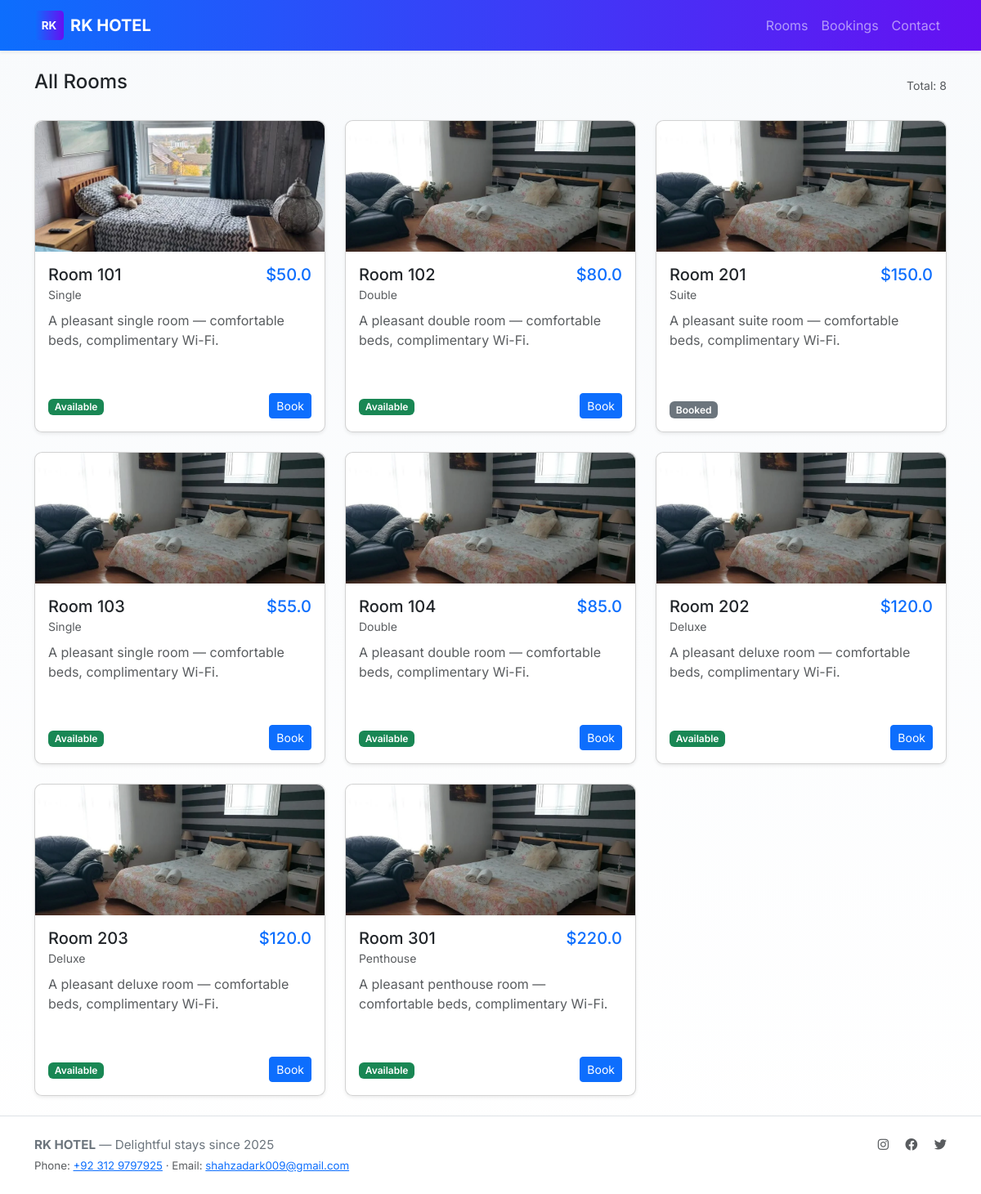
Screenshot of /rooms with the database file from the repository.
### tables this page shows
CREATE TABLE rooms (
        id INTEGER PRIMARY KEY AUTOINCREMENT,
        number TEXT UNIQUE,
        type TEXT,
        price REAL,
        available INTEGER DEFAULT 1
    );

### app.py (the view)
@app.route('/rooms')
def rooms():
    db = get_db()
    cur = db.execute('SELECT * FROM rooms')
    rooms = cur.fetchall()
    return render_template('rooms.html', rooms=rooms)

### models.py (called while the page is built)
def connect_db(path):
    conn = sqlite3.connect(path)
    conn.row_factory = sqlite3.Row
    return conn

def get_db():
    if 'db' not in g:
        db_path = current_app.config.get('DATABASE', os.path.join(os.path.dirname(__file__), 'hotel.db'))
        g.db = connect_db(db_path)
    return g.db

### templates/rooms.html
{% extends 'layout.html' %}
{% block content %}
  <div class="d-flex justify-content-between align-items-center mb-4">
    <h2 class="h4">All Rooms</h2>
    <div class="small text-muted">Total: {{ rooms|length }}</div>
  </div>
  <div class="row g-4">
    {% for room in rooms %}
      <div class="col-md-6 col-lg-4">
        <div class="card h-100 shadow-sm room-card">
          <img src="/static/images/room-{{ room['number'] }}.webp" alt="Room {{ room['number'] }}" class="card-img-top room-image">
          <div class="card-body d-flex flex-column pt-3">
            <div class="d-flex justify-content-between align-items-start mb-2">
              <div>
                <h5 class="card-title mb-0">Room {{ room['number'] }}</h5>
                <small class="text-muted">{{ room['type'] }}</small>
              </div>
              <div class="text-end">
                <div class="h5 mb-0 text-primary">${{ room['price'] }}</div>
              </div>
            </div>
            <p class="text-muted mb-4">A pleasant {{ room['type'] | lower }} room — comfortable beds, complimentary Wi-Fi.</p>
            <div class="mt-auto d-flex justify-content-between align-items-center">
              <div>
                {% if room['available'] %}
                  <span class="badge bg-success">Available</span>
                {% else %}
                  <span class="badge bg-secondary">Booked</span>
                {% endif %}
              </div>
              {% if room['available'] %}
                <button class="btn btn-sm btn-primary book-btn" data-room-id="{{ room['id'] }}" data-room-number="{{ room['number'] }}">Book</button>
              {% endif %}
            </div>
          </div>
        </div>
      </div>
    {% endfor %}
  </div>
{% endblock %}

### static/style.css (style rules this page uses)
:root { --brand-1: #0d6efd; --brand-2: #6610f2; --muted: #6c757d; --radius: .6rem; }
body { font-family: 'Inter', system-ui, -apple-system, 'Segoe UI', Roboto, 'Helvetica Neue', Arial; background: linear-gradient(180deg,#f8fafc 0%, #ffffff 100%); color: #212529; }
.room-card { border-radius: var(--radius); transition: transform .18s ease, box-shadow .18s ease; }
.card .card-body { min-height: 220px; }
.room-image { width:100%; height:160px; object-fit:cover; border-top-left-radius: var(--radius); border-top-right-radius: var(--radius); display:block; }
.badge { font-weight:600; }

### rows the page displays
rooms: shows a picture, number "101", type "Single", price "50.0", type "single", available "Available"
rooms: number "102", type "Double", price "80.0", type "double", available "Available"
rooms: number "201", type "Suite", price "150.0", type "suite", available "Booked"
rooms: number "103", type "Single", price "55.0", type "single", available "Available"
rooms: number "104", type "Double", price "85.0", type "double", available "Available"
rooms: number "202", type "Deluxe", price "120.0", type "deluxe", available "Available"
rooms: number "203", type "Deluxe", price "120.0", type "deluxe", available "Available"
rooms: number "301", type "Penthouse", price "220.0", type "penthouse", available "Available"

### other values shown
{{ rooms|length }} "8"
